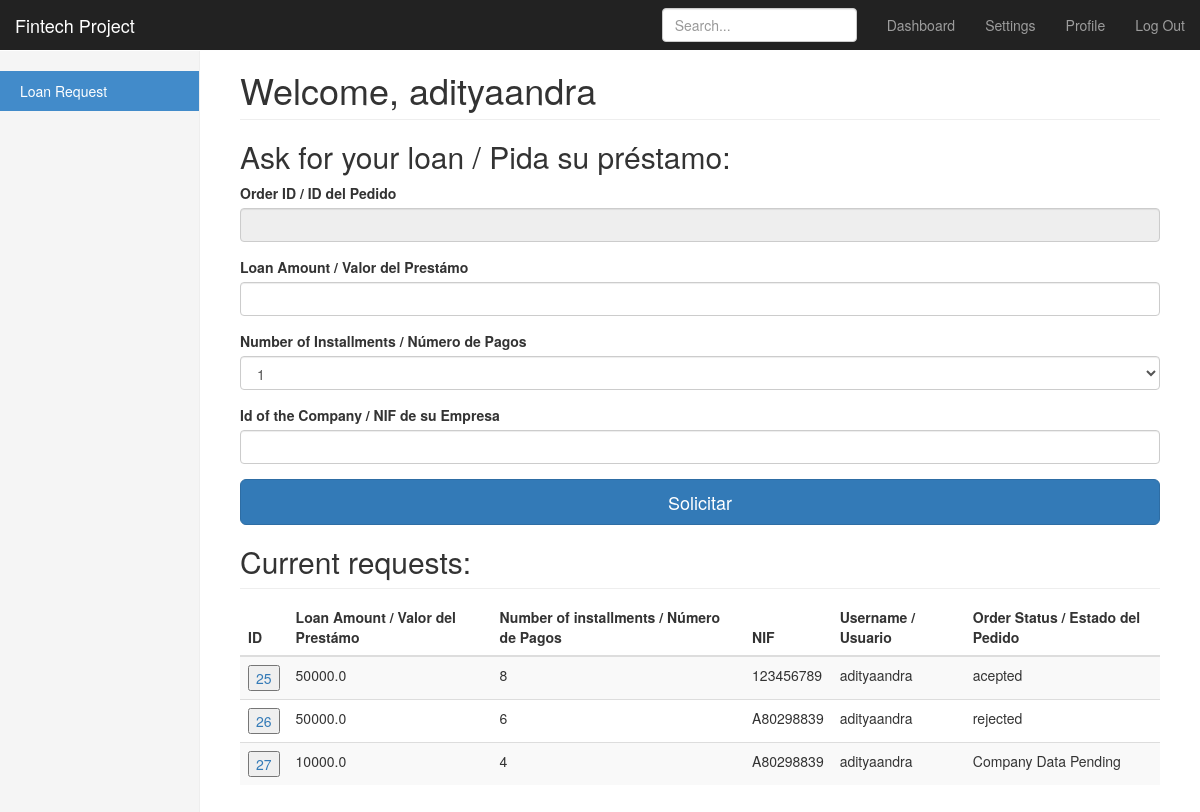
The app's page /loan (signed in), older data.
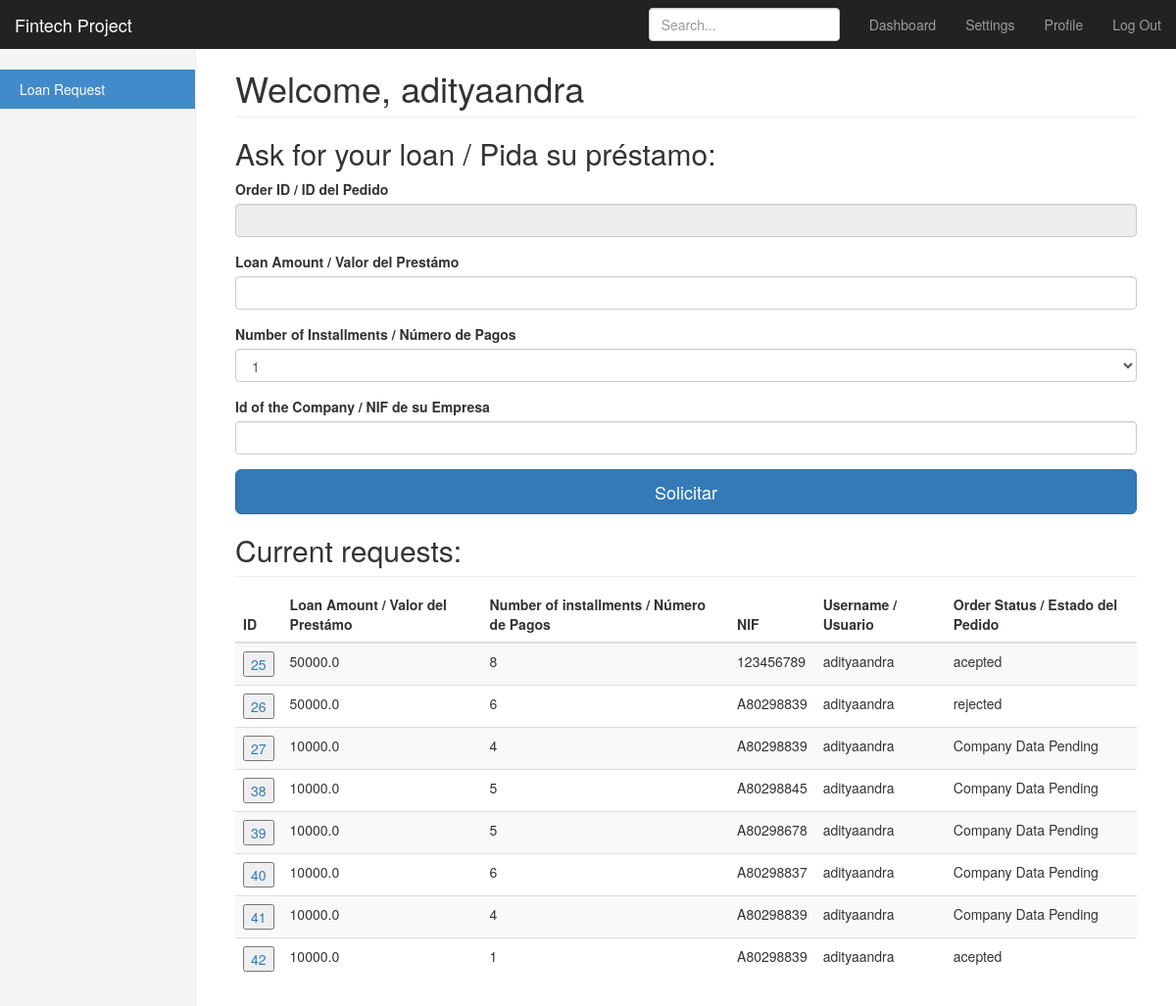
The same page, newer data.
### app.py (models this page shows)
class User(UserMixin, db.Model):
    id = db.Column(db.Integer, primary_key=True)
    username = db.Column(db.String(15), unique=True)
    email = db.Column(db.String(50), unique=True)
    password = db.Column(db.String(80))
    profile = db.Column(db.String(80), default='customer')

class Loan(UserMixin, db.Model):
    id = db.Column(db.Integer, primary_key=True)
    loan_amount = db.Column(db.Float())
    number_of_installments = db.Column(db.Integer())
    username = db.Column(db.String(15))
    nif = db.Column(db.String(9))
    status = db.Column(db.String(15))
    monthly_payment = db.Column(db.Float())

### app.py (the view, shortened to what this page needs)
@app.route('/loan', methods=['GET', 'POST'])
@login_required
def loan():
    form = LoanForm()
    message = ''
    order_history = Loan.query.filter_by(username=current_user.username)
    return render_template('loan.html', form=form, \
                           rows=order_history, \
                           message=message, \
                           name=current_user.username)

### app.py
class LoanForm(FlaskForm):
    rowid = StringField('Order ID / ID del Pedido')
    loan_amount = MyFloatField('Loan Amount / Valor del Prestámo ', validators=[InputRequired()])
    number_of_installments = SelectField('Number of Installments / Número de Pagos', choices=[('1', '1'), ('2', '2'), ('3', '3'), ('4', '4'),('5', '5'), ('6', '6'), ('7', '7'), ('8', '8')])
    nif = StringField('Id of the Company / NIF de su Empresa', validators=[InputRequired(), Length(min=9, max=9)],default='')

### app.py (called while the page is built)
@login_manager.user_loader
def load_user(user_id):
    return User.query.get(int(user_id))

### templates/loan.html (shortened to what this page needs)
{% extends "bootstrap/base.html" %}
{% import "bootstrap/wtf.html" as wtf %}
{% block styles %}
{{super()}}
<link rel="stylesheet" href="{{url_for('.static', filename='dashboard.css')}}">
{% endblock %}
{% block content %}
    <nav class="navbar navbar-inverse navbar-fixed-top">
      <div class="container-fluid">
        <div class="navbar-header">
          <a class="navbar-brand" href="#">Fintech Project</a>
        </div>
        <div id="navbar" class="navbar-collapse collapse">
          <ul class="nav navbar-nav navbar-right">
            <li><a href="#">Dashboard</a></li>
            <li><a href="#">Settings</a></li>
            <li><a href="#">Profile</a></li>
            <li><a href="{{ url_for('logout') }}">Log Out</a></li>
          </ul>
          <form class="navbar-form navbar-right">
            <input type="text" class="form-control" placeholder="Search...">
          </form>
        </div>
      </div>
    </nav>
    <div class="container-fluid">
      <div class="row">
        <div class="col-sm-3 col-md-2 sidebar">
          <ul class="nav nav-sidebar">
            <li class="active"><a href="/loan">Loan Request<span class="sr-only">(current)</span></a></li>
          </ul>
        </div>
        <div class="col-sm-9 col-sm-offset-3 col-md-10 col-md-offset-2 main">
          <h1 class="page-header">Welcome, {{ name }}</h1>
          {% if message =='' %}
              <form class="form-signin" method="POST" action="/loan">
                <h2 class="form-signin-heading">Ask for your loan / Pida su préstamo:</h2>
                {{ wtf.form_field(form.rowid,readonly="readonly") }}
                {{ wtf.form_field(form.loan_amount) }}
                {{ wtf.form_field(form.number_of_installments) }}
                {{ wtf.form_field(form.nif) }}
                <button class="btn btn-lg btn-primary btn-block" type="submit">Solicitar</button>
              </form>
           {% else %}
              <h2> {{ message }} </h2>
           {% endif %}
           <h2 class="sub-header">Current requests:</h2>
           <div class="table-responsive">
            <table id="myTable" class="table table-striped">
              <thead>
                <tr>
                  <th>ID</th>
                  <th>Loan Amount / Valor del Prestámo</th>
                  <th>Number of installments / Número de Pagos</th>
                  <th>NIF</th>
                  <th>Username / Usuario</th>
                  <th>Order Status / Estado del Pedido</th>
                </tr>
              </thead>
              <tbody>
                {% for row in rows %}
                <tr>
                    <td> <a><form action="/loan" method="POST">
                         <input type="submit" value={{ row.id }}>
                    </form> </a></td>
                    <td> {{ row.loan_amount }}</td>
                    <td> {{ row.number_of_installments }} </td>
                    <td> {{ row.nif }} </td>
                    <td> {{ row.username }} </td>
                    <td> {{ row.status }} </td>
                </tr>
                {% endfor %}
              </tbody>
            </table>
          </div>
        </div>
      </div>
    </div>
{% endblock %}

### static/dashboard.css (style rules this page uses)
body { padding-top: 50px; }
.sub-header { padding-bottom: 10px; border-bottom: 1px solid #eee; }
.navbar-fixed-top { border: 0; }
.sidebar { display: none; }
@media (min-width: 768px) { .sidebar { position: fixed; top: 51px; bottom: 0; left: 0; z-index: 1000; display: block; padding: 20px; overflow-x: hidden; overflow-y: auto; background-color: #f5f5f5; border-right: 1px solid #eee; } }
.nav-sidebar { margin-right: -21px; margin-bottom: 20px; margin-left: -20px; }
.nav-sidebar > li > a { padding-right: 20px; padding-left: 20px; }
.nav-sidebar > .active > a, .nav-sidebar > .active > a:hover, .nav-sidebar > .active > a:focus { color: #fff; background-color: #428bca; }
.main { padding: 20px; }
@media (min-width: 768px) { .main { padding-right: 40px; padding-left: 40px; } }
.main .page-header { margin-top: 0; }

Row changes from the older to the newer data that the page shows:
added Loan: id "38", loan_amount "10000.0", number_of_installments "5", nif "A80298845", username "adityaandra", status "Company Data Pending"
added Loan: id "39", loan_amount "10000.0", number_of_installments "5", nif "A80298678", username "adityaandra", status "Company Data Pending"
added Loan: id "40", loan_amount "10000.0", number_of_installments "6", nif "A80298837", username "adityaandra", status "Company Data Pending"
added Loan: id "41", loan_amount "10000.0", number_of_installments "4", nif "A80298839", username "adityaandra", status "Company Data Pending"
added Loan: id "42", loan_amount "10000.0", number_of_installments "1", nif "A80298839", username "adityaandra", status "acepted"
